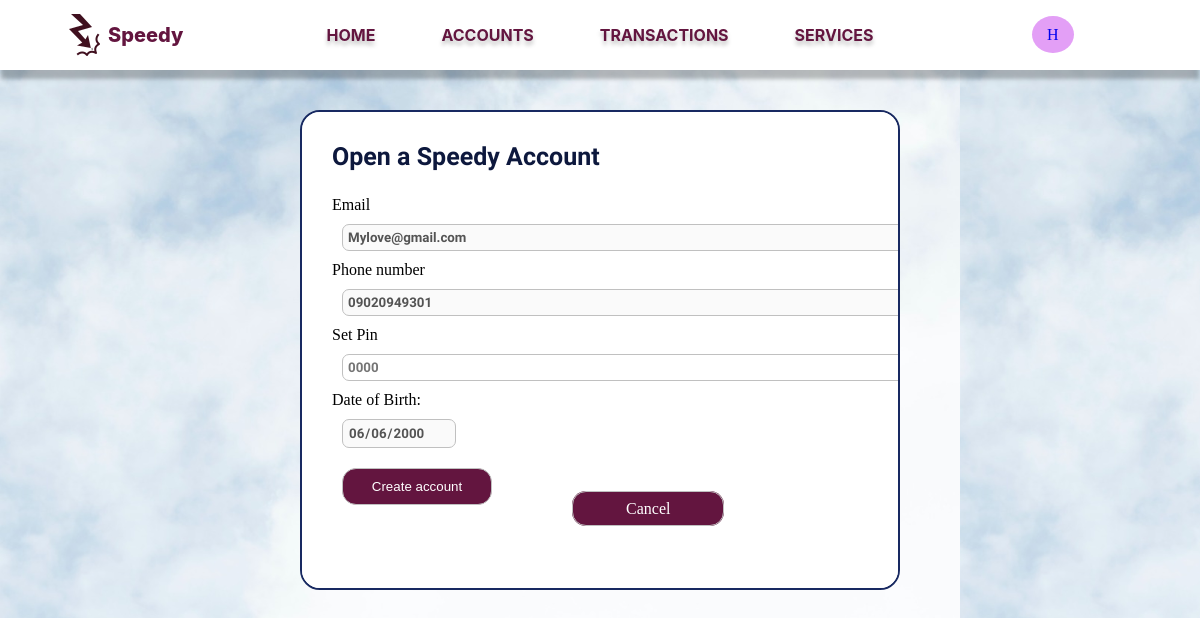
Before: /11/create_account (signed in) with the older database file.
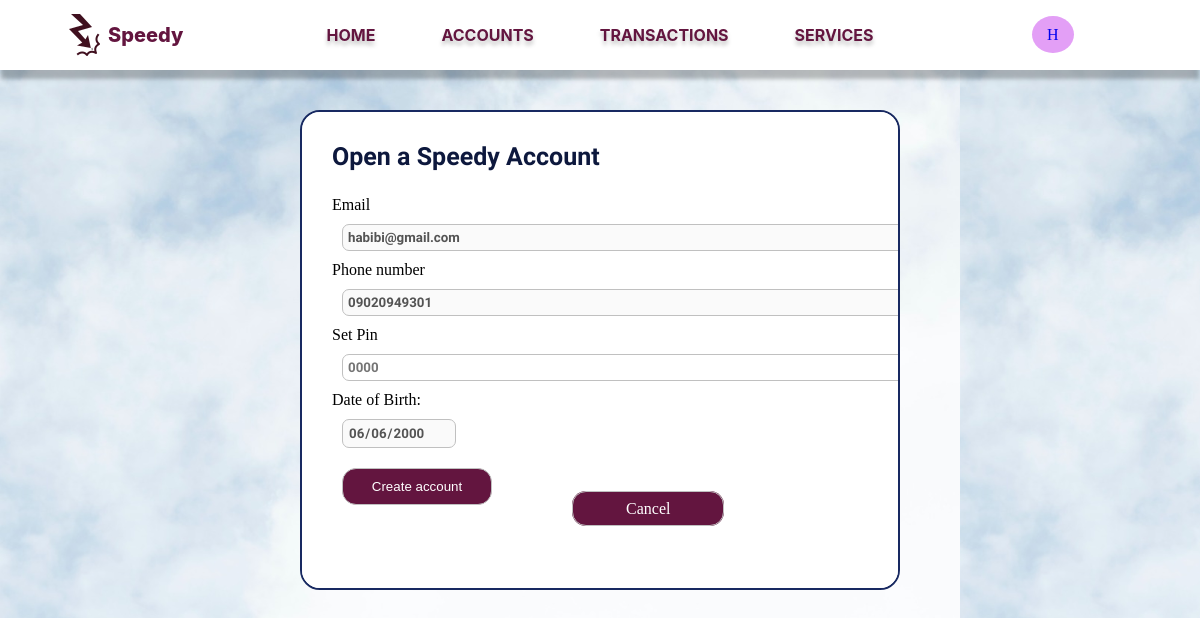
After: the same page with the newer database file.
### app/models.py (models this page shows, shortened)
class Customer(db.Model):
  id = db.Column(db.Integer, primary_key=True)
  user_id = db.Column(db.Integer,db.ForeignKey('user.id'))
  first_name = db.Column(db.String(140))
  last_name = db.Column(db.String(140))
  email = db.Column(db.String(120), index=True, unique=True)
  phone_number = db.Column(db.String(204), unique=True)
  username = db.Column(db.String(200))
  address = db.relationship('Address', backref='customer', lazy='dynamic')
  dob = db.Column(db.DateTime)
  date_created= db.Column(db.DateTime, default=datetime.utcnow)
  bank_name = db.Column(db.String(240), default="Speedy")
  accounts = db.relationship('Account', backref='customer', lazy='dynamic')
  @classmethod
  def get(cls, param, arg):
    if param == "id":
      customer = Customer.query.filter_by(id=arg).first()
    elif param == "user_id":
      customer = Customer.query.filter_by(user_id=arg).first()
    elif param == "email":
      customer = Customer.query.filter_by(email=arg).first()
    elif param == "phone_number":
      customer == Customer.query.filter_by(phone_number=arg).first()
    else:
      customer = None
    return customer
  def date_time(self, date:datetime):
    format = ('%Y-%m-%d')
    return datetime.strftime(date, format)

class User(UserMixin, db.Model):
  id = db.Column(db.Integer, primary_key=True)
  email = db.Column(db.String(), index=True, nullable=False, unique=True)
  password_hash = db.Column(db.String(128))
  has_acc = db.Column(db.Integer, default=0, nullable=False)

### app/routes.py (the view, shortened to what this page needs)
@app.route('/<username>/create_account', methods=['GET', 'POST'])
@login_required
def create_acc(username):
    customer: Customer = Customer.get('user_id', current_user.id)
    form = CreateUserAccountForm()
    return render_template('create_user_account.html', form=form, customer=customer)

### app/forms.py
class CreateUserAccountForm(FlaskForm):
    email = StringField('Email')
    phonenumber = StringField('Phone number')
    dob = DateField('Date of Birth:', format='%Y-%m-%d')
    pin = PasswordField('Set Pin', validators=[DataRequired(), Length(min=4, max=4, message="Pin must be 4 digits")])
    create = SubmitField('Create account')

### app/models.py (called while the page is built)
@login.user_loader
def load_user(id):
  return User.query.get(int(id))

### app/templates/create_user_account.html (shortened to what this page needs)
{% extends 'nav-bar.html' %}
{% block content %}
<link rel="stylesheet" href="{{ url_for('static', filename='styles/create_account.css')}}">
<link rel="stylesheet" href="{{ url_for('static', filename='styles/home.css')}}">
<link rel="stylesheet" href="{{ url_for('static', filename='styles/media.css')}}">
<div id="form_container">
<form method="POST" action="" id="new" novalidate>
    <p id="title">Open a Speedy Account</p>
    <div class="email">
        <p> {{ form.email.label }} </p>
        <p> {{ form.email(size=70, value=current_user.email, class="input", disabled=disabled) }}</p>
    </div>
    <div class="phone_no">
        <p> {{form.phonenumber.label }} </p>
        <p> {{form.phonenumber(value=customer.phone_number, size=70, class="input", disabled=disabled) }}</p>
    </div>
    <div id ="pin">
        <p>{{ form.pin.label }}</p>
        <p> {{ form.pin(class="input", size=70, placeholder="0000") }}</p>
    </div>
    <div class="dob">
        <p> {{ form.dob.label }}</p>
        <p>{{ form.dob(max='2005-10-31', value=customer.date_time(customer.dob), class="input", disabled=disabled) }}</p>
    </div>
    <div class="submit_cancel">
        {{ form.create(id="submit") }}
    </div>
</form>
<a id="cancel" href="{{url_for('accounts', username=customer.username)}}">Cancel</a>
</div>
{% endblock %}

### app/templates/nav-bar.html (shortened to what this page needs)
<!DOCTYPE html>
<html lang="en">
<head>
  <link rel="stylesheet" href="{{ url_for('static', filename='styles/nav-bar.css') }}">
</head>
<body>
  <div class="nav-bar">
    <div class="logo">
      <img src="{{ url_for('static', filename='images/logo.png') }}" alt="">
      <a href="">Speedy</a>
    </div>
    <div class="links">
      <a href="{{ url_for('user_home', username=customer.username)}}">HOME</a>
      <a href="{{ url_for('accounts', username=customer.username)}}">ACCOUNTS</a>
      <a href="{{ url_for('transactions', username=customer.username )}}">TRANSACTIONS</a>
      <a href="{{ url_for('services', username=customer.username) }}">SERVICES</a>
    </div>
    <div class="profile" title="View your profile">
      <a href="{{ url_for('profile', username=customer.username)}}">{{ customer.username[0] }}</a>
    </div>
  </div>
  <div class="content">
    {% block content %}
    {% endblock %}
  </div>
</body>
</html>

### app/static/styles/nav-bar.css (style rules this page uses)
* { padding: 0; margin: 0; box-sizing: border-box; }
.nav-bar { min-width: 1015px; display: flex; justify-content: space-between; padding: 0 10%; height: 70px; align-items: center; background: #FFF; box-shadow: 0px 10px 4px -1px rgba(0, 0, 0, 0.25); }
.logo { width: 10%; display: flex; align-items: center; }
.logo a { color: #63153F; text-align: center; text-decoration: none; font-family: Inter; font-size: 20px; font-weight: 800; }
.links a { color: #63153F; padding: 0 33px; text-decoration: none; font-family: Inter; font-size: 16px; font-weight: 700; text-shadow: 0px 4px 4px rgba(0, 0, 0, 0.25); }
.profile a { padding: 10px 15px; background: #E39FF6; border-radius: 50%; text-decoration: none; }
.links { width: 30%; display: flex; justify-content: center; }
.profile { width: 10%; }
@media screen and (max-width: 1200px) { .nav-bar { padding: 0 5%; } }

### app/static/styles/create_account.css (style rules this page uses)
* { box-sizing: border-box; margin: 0; padding: 0; }
body { background-image: url('../images/bank_image.png'); }
#form_container { width: 600px; margin: 40px auto; height: 30em; padding: 20px; border: 2px solid rgb(24, 41, 97); border-radius: 20px; overflow-y: scroll; background-color: white; }
form p { padding: 5px 10px; font-size: 16px; }
form #title { font-family: 'Iceberg'; font-size: 25px; padding: 10px; color: rgb(13, 24, 61); margin-bottom: 10px; }
.input, .inpu { padding: 10px; margin-right: 10px; font-family: 'Baloo Thambi 2'; font-weight: bold; border: 1px solid silver; border-radius: 7px; }
button, #submit { margin: 10px; margin-bottom: 0px; width: 150px; padding: 10px 5px; background-color: rgb(99,21,63); border: 1px solid silver; color: white; border-radius: 14px; }
input { margin-left: 10px; }
#submit { margin-left: 20px; margin-top: 35px; }
#cancel { position: relative; left: 15em; top: -3.5em; }
a#cancel { margin-left: 10px; padding: 8px 53px; background-color: rgb(99,21,63); border: 1px solid silver; color: white; border-radius: 14px; position: relative; top: -32px; }
#new { height: 400px; padding-bottom: 20px; }
#new #submit { position: relative; top: -20px; }

### app/static/styles/home.css (style rules this page uses)
* { margin: 0; box-sizing: border-box; text-decoration: none; cursor: pointer; }
#title { font-family: 'Baloo Thambi 2'; font-weight: bold; font-size: 25px; padding: 15px 0px; color: rgb(13, 24, 61); }
.input { padding: 5px; margin-right: 10px; font-family: 'Baloo Thambi 2'; border: 1px solid silver; outline: none; }

Changed rows visible on the page:
changed User: email "Mylove@gmail.com" → "habibi@gmail.com"
